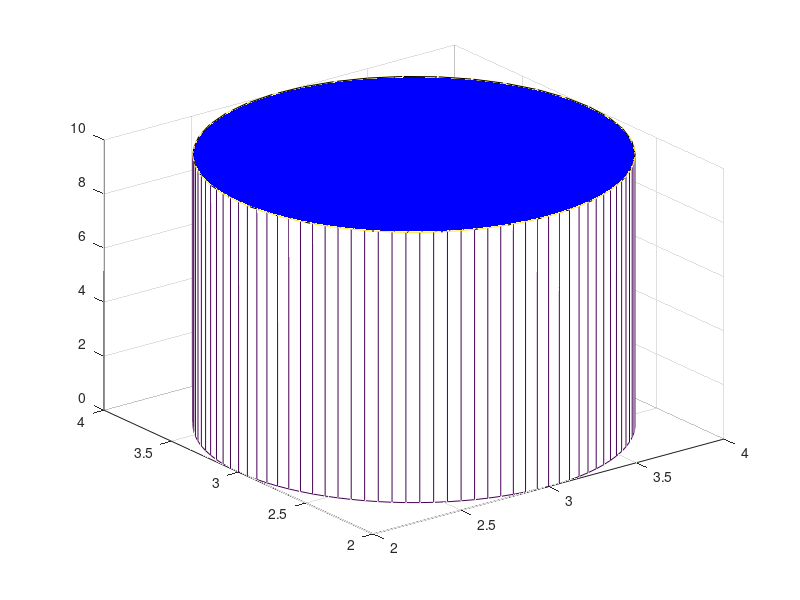

Reproduce this figure in MATLAB.
function drawCylinder(varargin)
% drow a cylinder
% Parameters:
%   * x: central point x
%   * y: central point y
%	* R: radius
%	* h: height
%   * m: Split number
% Return: None
% Example:
%		>> drawCylinder(3,3,1,10,100)
% Version 1.0, Data 2020.4.2,  Author: syf


inArgs = {3,3,1,10,100};
inArgs(1:nargin) = varargin;
[x1,y1,R,h,m] = deal(inArgs{:});

[x,y,z]=cylinder(R,m);
x = x + x1;
y = y + y1;
z=h*z;
mesh(x,y,z)
hold on
theta = linspace(0,2*pi,40);       
X=R*cos(theta)+x1;                 
Y=R*sin(theta)+y1;                     
Z=repelem(h,40);                 
fill3(X,Y,Z,[0,0,1]);         

